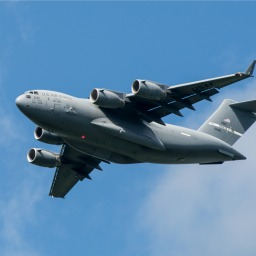
#> input picture MachingLearning/chapter8/images/plane_256x256.jpg, 256 x 256 px
$ python '8.9 threshold.py'
#> lines starting #> are read from the running program, lines starting #| are printed output that depends on the picture; after the words box and inside, x2 and y2 are one past the last pixel; in counts of white or black regions, pixels touching at a corner belong together
# 图像二值化;将图像转换成仅包含黑色和白色的简化版本
# 即将强度大于某个阈值的像素设置为白色并将小于该值的像素设置为黑色
import cv2
from matplotlib import pyplot as plt

image_grey = cv2.imread("images/plane_256x256.jpg", cv2.IMREAD_GRAYSCALE)
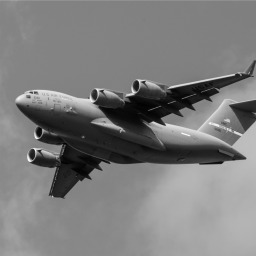
#> image_grey: shape (256, 256); min 0, max 252, mean 124.4

max_output_value = 255  # 输出像素的最大值
neighborhood_size = 99
subtract_from_mean = 10

image_binarized = cv2.adaptiveThreshold(image_grey,
                                        max_output_value,
                                        cv2.ADAPTIVE_THRESH_GAUSSIAN_C,  # 将像素的阈值设置为相邻像素强度的加权和
                                        cv2.THRESH_BINARY,
                                        neighborhood_size,
                                        subtract_from_mean)
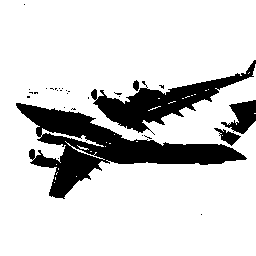
#> image_binarized: shape (256, 256); 82.6% white; 30 black regions (25 under 20 px), largest, box (x1, y1, x2, y2) and area: (16, 103, 247, 199) 6983, (91, 60, 256, 135) 3437, (221, 100, 256, 134) 652, (214, 128, 241, 146) 201, (133, 80, 139, 91) 50

# 只保留掩摸的白色区域
plt.imshow(image_binarized, cmap="gray"), plt.axis("off")
plt.show()

$ run again, with MachingLearning/chapter8/images/plane_new.jpg copied over MachingLearning/chapter8/images/plane_256x256.jpg
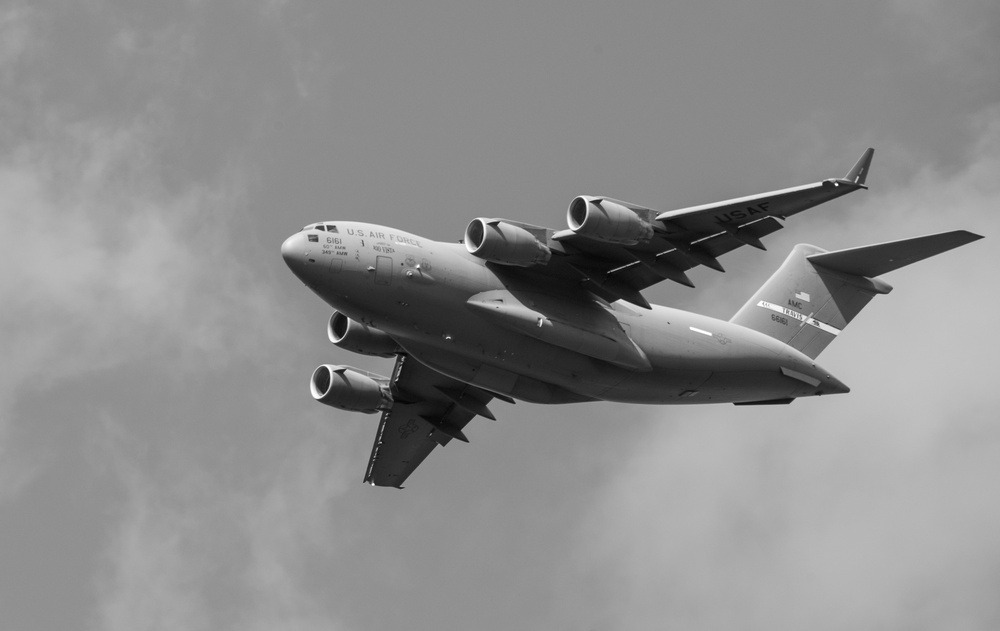
#> input picture MachingLearning/chapter8/images/plane_new.jpg, 1000 x 631 px, shrunk from 3600 x 2270 before the run
#> image_grey is the input picture: shape (631, 1000); min 3, max 255, mean 140.7
#> `image_binarized = cv2.adaptiveThreshold(image_grey, max_output_value, ..`:
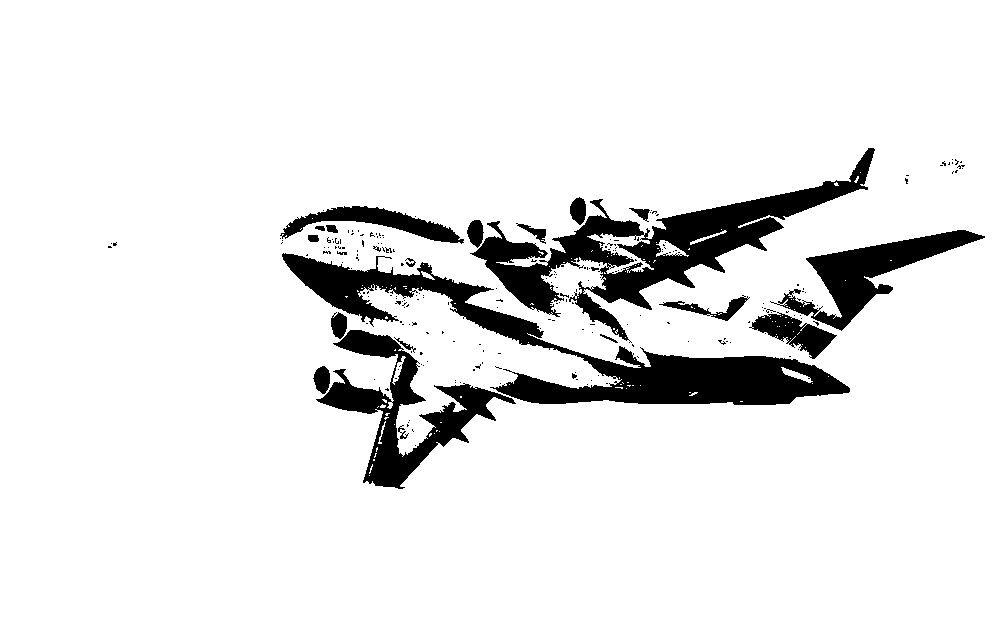
#> image_binarized: shape (631, 1000); 90.7% white; 230 black regions (206 under 20 px), largest, box (x1, y1, x2, y2) and area: (282, 253, 850, 405) 19056, (470, 148, 875, 343) 17054, (316, 330, 516, 489) 8695
